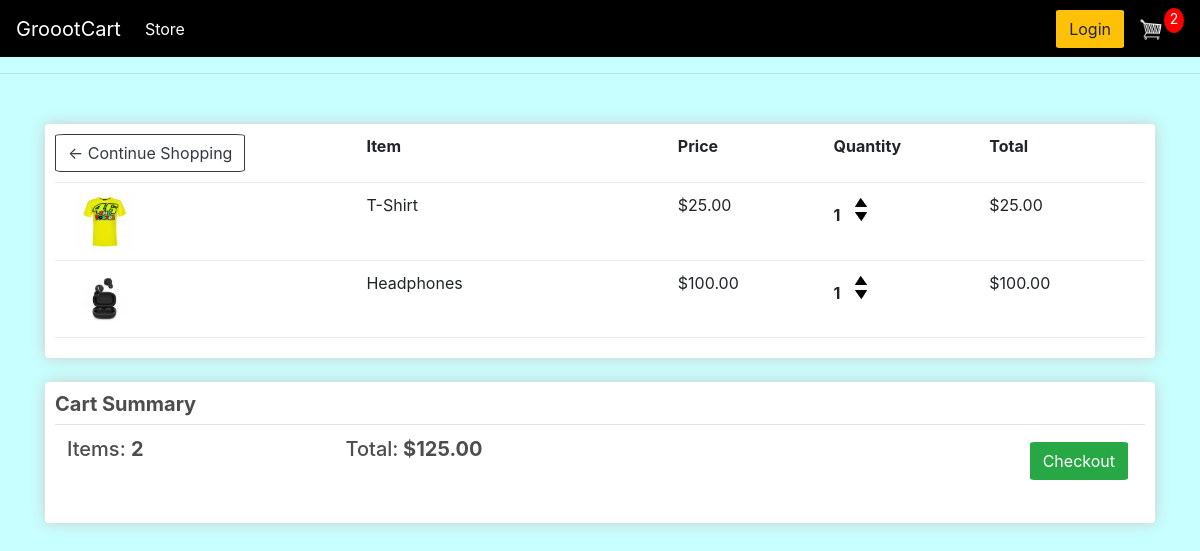
The page /cart/ (signed in) on the database as committed earlier.
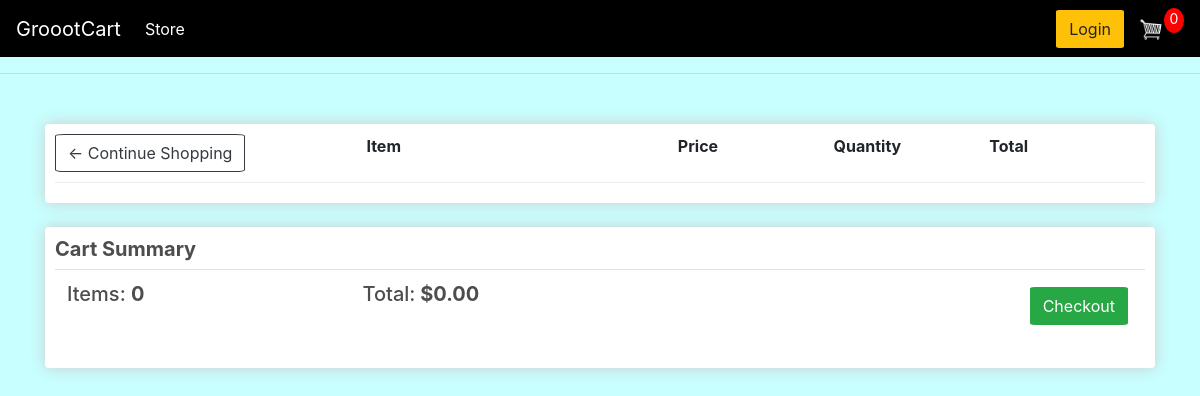
The same page on the database as committed later.
### store/models.py (models this page shows, shortened)
class OrderItem(models.Model):
    product=models.ForeignKey(Product,on_delete=models.SET_NULL,null=True)
    order=models.ForeignKey(Order,on_delete=models.SET_NULL,null=True)
    quantity=models.IntegerField(default=0,null=True,blank=True)
    date_added=models.DateTimeField(auto_now_add=True)
    @property
    def get_total(self):
        total=self.product.price * self.quantity
        return total

class Product(models.Model):
    name= models.CharField(max_length=200,null=True)
    price= models.FloatField()
    digital=models.BooleanField(default=False,null=True,blank=True)
    image=models.ImageField(null=True,blank=True)
    @property
    def imageURL(self):
        try:
            url=self.image.url
        except:
            url=''
        return url

class Order(models.Model):
    customer=models.ForeignKey(Customer,on_delete=models.SET_NULL,null=True,blank=True)
    date_ordered=models.DateTimeField(auto_now_add=True)
    complete=models.BooleanField(default=False,null=True,blank=True)
    transaction_id=models.CharField(max_length=100,null=True)
    @property
    def get_cart_total(self):
        orderitems=self.orderitem_set.all()
        total=sum([item.get_total for item in orderitems])
        return total
    @property
    def get_cart_items(self):
        orderitems=self.orderitem_set.all()
        total=sum([item.quantity for item in orderitems])
        return total

### store/views.py (the view)
# urls.py: path('cart/', views.cart, name="cart"),
def cart(request):
     if request.user.is_authenticated:
          customer=request.user.customer
          order,created=Order.objects.get_or_create(customer=customer,complete=False)
          items=order.orderitem_set.all()
          cartItems=order.get_cart_items
     else:
          items=[]
          order={'get_cart_total':0,
                 'get_cart_items':0,
                 'shipping':False}
          cartItems= order['get_cart_items']
     context = {'items':items,
                'order':order,
                'cartItems':cartItems}
     return render(request, 'store/cart.html', context)

### store/templates/store/cart.html
{% extends 'store/base.html' %}
{% load static %}
{% block content %}
<div class="row">
	<div class="col-lg-12">
		<div class="box-element">
			<div class="cart-row">
				<div style="flex:2"><a  class="btn btn-outline-dark" href="{% url 'store' %}">&#x2190; Continue Shopping</a></div>
				<div style="flex:2"><strong>Item</strong></div>
				<div style="flex:1"><strong>Price</strong></div>
				<div style="flex:1"><strong>Quantity</strong></div>
				<div style="flex:1"><strong>Total</strong></div>
			</div>
			{% for item in items %}
			<div class="cart-row">
				<div style="flex:2"><img class="row-image" src="{{item.product.imageURL}}"></div>
				<div style="flex:2"><p>{{item.product.name}}</p></div>
				<div style="flex:1"><p>${{item.product.price|floatformat:2}}</p></div>
				<div style="flex:1">
					<p class="quantity">{{item.quantity}}</p>
					<div class="quantity">
						<img data-product='{{item.product.id}}' data-action="add" class="chg-quantity update-cart" src="{% static  'images/arrow-up.png' %}">
						<img data-product='{{item.product.id}}' data-action="remove" class="chg-quantity update-cart" src="{% static  'images/arrow-down.png' %}">
					</div>
				</div>
				<div style="flex:1"><p>${{item.get_total|floatformat:2}}</p></div>
			</div>
			{% endfor %}
		</div>
			<br>
			<div class="box-element">
			<table class="table">
				<h5><strong>Cart Summary</strong></h5>
					<tr>
						<th><h5>Items: <strong>{{order.get_cart_items}}</strong></h5></th>
						<th><h5>Total:<strong> ${{order.get_cart_total|floatformat:2}}</strong></h5></th>
						<th>
							<a  style="float:right; margin:5px;" class="btn btn-success" href="{% url 'checkout' %}">Checkout</a>
						</th>
					</tr>
				</table>
			</div>
</div>
{% endblock content %}

### store/templates/store/base.html (shortened to what this page needs)
<!DOCTYPE html>
{% load static %}
<html>
<head>
	<link rel="stylesheet" href="https://stackpath.bootstrapcdn.com/bootstrap/4.4.1/css/bootstrap.min.css">
	<link rel="stylesheet" type="text/css" href="{% static 'css/main.css' %}">
</head>
<body>
	<nav class="navbar navbar-expand-lg navbar-dark bg-dark">
		<a class="navbar-brand" href="{% url 'store' %}">GroootCart</a>
		<div class="collapse navbar-collapse" id="navbarSupportedContent">
		  <ul class="navbar-nav mr-auto">
			<li class="nav-item active">
			  <a class="nav-link" href="{% url 'store' %}">Store <span class="sr-only">(current)</span></a>
			</li>
		    </ul>
		    <div class="form-inline my-2 my-lg-0">
				<a href="#"class="btn btn-warning">Login</a>
				<a href="{% url 'cart' %}">
			    	<img  id="cart-icon" src="{% static 'images/cart.png' %} ">
				</a>
		     	 <p id="cart-total">{{cartItems}}</p>
			</div>
		</div>
	  </nav>
        <hr>
         <div class="container">
                <br>
                {% block content %}
                 {% endblock content %}
		 </div>
</body>
</html>

### static/css/main.css (style rules this page uses)
body { background-color:rgb(200, 255, 255); }
h1,h2,h3,h4,h5,h6 { color:hsl(0, 0%, 30%); }
.box-element { box-shadow:hsl(0, 0%, 80%) 0 0 16px; background-color: #fff; border-radius: 4px; padding: 10px; }
.bg-dark { background-color: #000000!important; }
#cart-icon { width:25px; display: inline-block; margin-left: 15px; }
#cart-total { display: block; text-align: center; color:#fff; background-color: red; width: 20px; height: 25px; border-radius: 60%; font-size: 14px; }
.col-lg-4, .col-lg-6, .col-lg-8, .col-lg-12 { margin-top: 10px; }
.btn { border-radius: 5%; }
.cart-row { display: flex; align-items: flex-stretch; padding-bottom: 10px; margin-bottom: 10px; border-bottom: 1px solid #ececec; }

Rows that differ between the two databases and show on the page:
removed OrderItem: product.imageURL (picture), product.name "T-Shirt", product.price "25.00", quantity "1", get_total "25.00"
removed OrderItem: product.imageURL (picture), product.name "Headphones", product.price "100.00", quantity "1", get_total "100.00"
no longer on this page (row edited): Order: get_cart_items "2", get_cart_total "125.00"
added Order: get_cart_items "0", get_cart_total "0.00"
Other text that changed with them:
{{ cartItems }}: "2" → "0"
